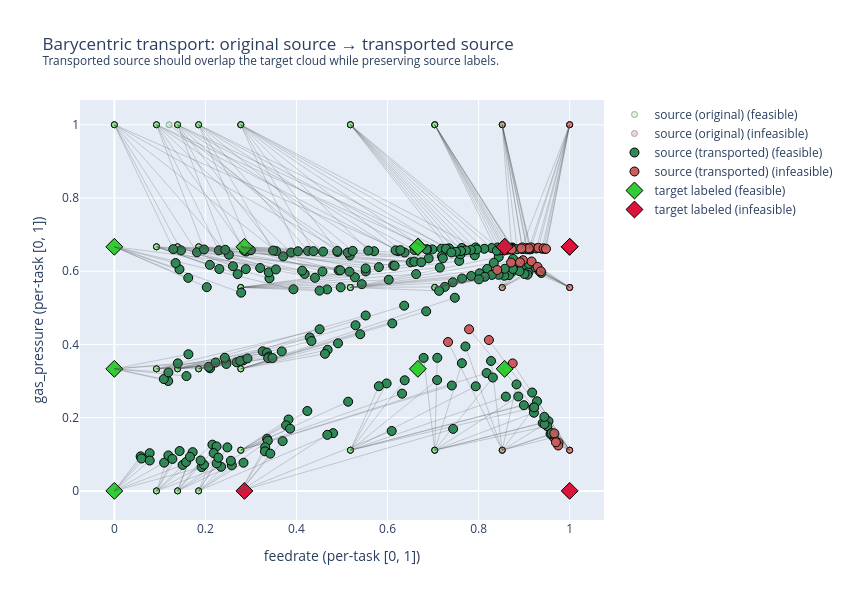

The notebook cell saved with this chart:
### Markdown cell above
## Step 4 — Barycentric map: transport the source onto the target

Given γ, the **barycentric projection** of a source point `x_s_i` is the γ-weighted mean of target points:

$$ \hat{x}_{s,i} \;=\; \frac{\sum_j \gamma_{ij}\, x_{t,j}}{\sum_j \gamma_{ij}} $$

Intuitively: each source point is moved to the centroid of the target points it was strongly coupled to.
**The labels stay with the source** — we only move the features.

### Code cell
# Barycentric mapping
row_sums = gamma.sum(axis=1, keepdims=True)
Xs_transported = (gamma @ Xt_lab) / np.clip(row_sums, 1e-12, None)

fig = go.Figure()
# Original source (faded)
for tr in scatter_xy(Xs, ys, "source (original)", "circle", "lightgreen", "lightcoral", size=6):
    tr.marker.opacity = 0.35
    fig.add_trace(tr)
# Transported source
for tr in scatter_xy(Xs_transported, ys, "source (transported)", "circle", "seagreen", "indianred", size=9):
    fig.add_trace(tr)
# Target reference
for tr in scatter_xy(Xt_lab, yt_labeled, "target labeled", "diamond", "limegreen", "crimson", size=13):
    fig.add_trace(tr)

# Arrows from original source to transported source
for i in range(len(Xs)):
    fig.add_trace(go.Scatter(
        x=[Xs[i, 0], Xs_transported[i, 0]],
        y=[Xs[i, 1], Xs_transported[i, 1]],
        mode="lines",
        line=dict(color="rgba(80,80,80,0.25)", width=1),
        showlegend=False, hoverinfo="skip",
    ))

fig.update_layout(
    title="Barycentric transport: original source → transported source<br>"
          "<sup>Transported source should overlap the target cloud while preserving source labels.</sup>",
    xaxis_title=f"{FEATURE_COLS[0]} (per-task [0, 1])",
    yaxis_title=f"{FEATURE_COLS[1]} (per-task [0, 1])",
    width=850, height=600,
)
fig.show()
